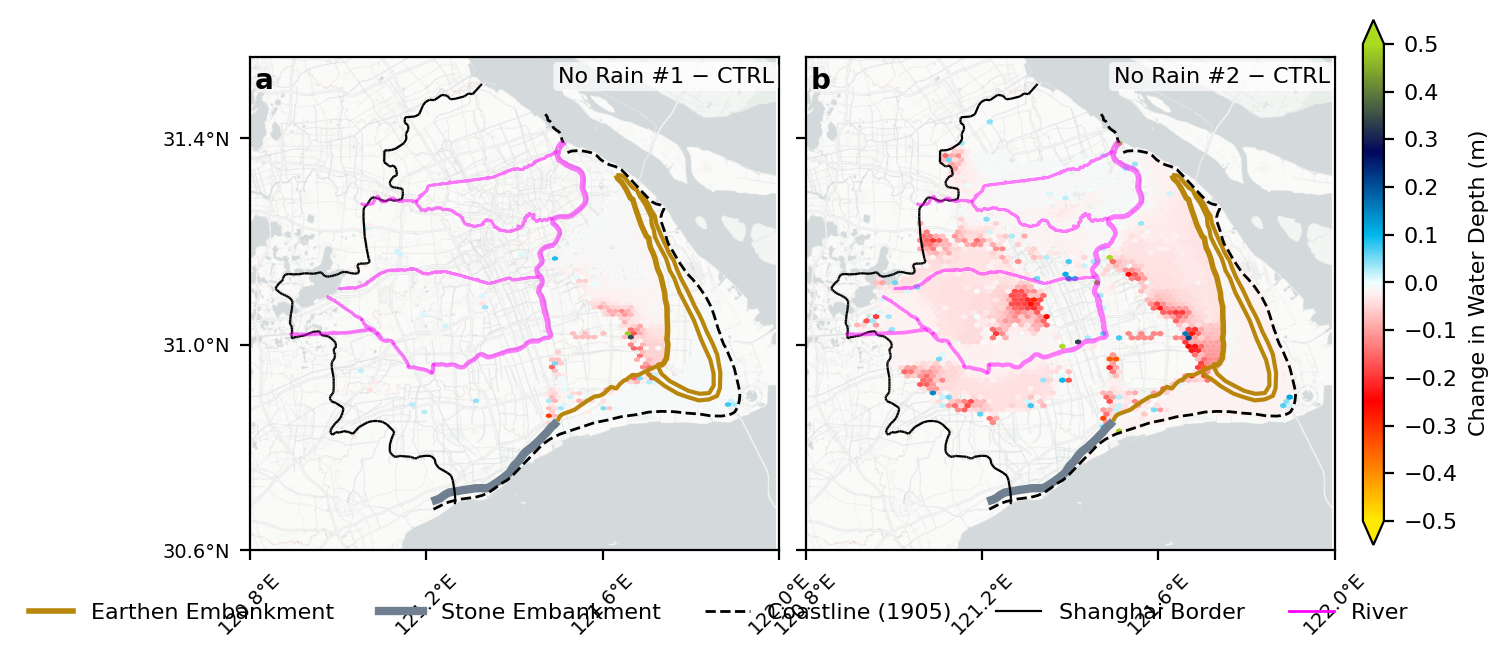

Python code for this plot:
"""
1 row × 2 columns difference figure using new postproc simulations.
  a: proc3 (No Rain #1) − proc1 (CTRL)
  b: proc2 (No Rain #2) − proc1 (CTRL)
Timestep: t357 (Sep 02 20:00, After Typhoon Impact)
"""

import geopandas as gpd
import matplotlib.pyplot as plt
import contextily as ctx
import pandas as pd
from shapely.geometry import MultiPolygon, LineString
import matplotlib.gridspec as gridspec
import matplotlib.colors as mcolors
import numpy as np
import matplotlib as mpl
from scipy.stats import binned_statistic_2d
from pyproj import Transformer
from matplotlib.lines import Line2D

mpl.rcParams.update({'font.size': 8})

# ── Paths ──────────────────────────────────────────────────────────────────
BASE      = "/Users/shwang/sandbox/shanghai"
SHAPE_DIR = f"{BASE}/map/1910map/shape"
GADM_PATH = "/Users/shwang/sandbox/data/borders/gadm36.shp"
RIVER_DIR = f"{BASE}/市管河道/"
RIVER_MASK = f"{BASE}/river_mask.xyz"
T = 357

CTRL_PATH    = f"{BASE}/postproc/new_postproc1/infil_7_890_rain/text/t{T}.xyz"
NORAIN1_PATH = f"{BASE}/postproc/new_postproc3/infil_7_890_rain/text/t{T}.xyz"  # proc3
NORAIN2_PATH = f"{BASE}/postproc/new_postproc2/infil_7_890_rain/text/t{T}.xyz"  # proc2

# ── Static layers ──────────────────────────────────────────────────────────
print("Loading static layers…")
圩塘     = gpd.read_file(f"{SHAPE_DIR}/圩塘.shp")
海岸线   = gpd.read_file(f"{SHAPE_DIR}/海岸线.shp")
钦公塘   = gpd.read_file(f"{SHAPE_DIR}/钦公塘.shp")
雍正石塘 = gpd.read_file(f"{SHAPE_DIR}/雍正石塘.shp")
市管河道 = gpd.read_file(f"{RIVER_DIR}/市管河道.shp").set_crs(epsg=4326, inplace=False)

gadm         = gpd.read_file(GADM_PATH)
sh_parts     = gadm[(gadm["NAME_0"] == "China") & (gadm["NAME_2"] == "Shanghai")]
sh_dissolved = sh_parts.dissolve()
geom         = sh_dissolved.geometry.iloc[0]
if isinstance(geom, MultiPolygon):
    main_poly     = max(geom.geoms, key=lambda p: p.area)
    shanghai_main = gpd.GeoDataFrame(geometry=[main_poly], crs=sh_dissolved.crs)
else:
    shanghai_main = sh_dissolved

other_regions        = gadm[(gadm["NAME_0"] == "China") & (gadm["NAME_2"] != "Shanghai")]
china_other          = other_regions.dissolve()
shanghai_boundary    = gpd.GeoDataFrame(geometry=shanghai_main.boundary, crs=shanghai_main.crs)
china_other_boundary = gpd.GeoDataFrame(geometry=china_other.boundary, crs=china_other.crs)
inland_border        = gpd.overlay(shanghai_boundary, china_other_boundary, how="intersection")

river_mask_df = pd.read_csv(RIVER_MASK, sep=r"\s+", header=None, names=["lon", "lat", "depth"])
river_coords  = set(zip(river_mask_df["lon"], river_mask_df["lat"]))

for layer in [圩塘, 海岸线, 钦公塘, 雍正石塘, 市管河道, shanghai_main, inland_border]:
    layer.to_crs(epsg=3857, inplace=True)

# ── Coastline filter ───────────────────────────────────────────────────────
coastline_line = 海岸线.geometry.union_all()
if coastline_line.geom_type == "MultiLineString":
    coastline_line = LineString(
        np.concatenate([np.array(g.coords) for g in coastline_line.geoms])
    )
coast_coords = np.array(coastline_line.coords)
coast_coords = coast_coords[np.argsort(coast_coords[:, 1])]
unique_lat, idx = np.unique(coast_coords[:, 1], return_index=True)
interp_func = dict(zip(unique_lat, coast_coords[idx, 0]))

def clean_outsiders(gdf):
    pts = gdf.copy()
    pts["coast_x"] = np.interp(
        pts.geometry.y,
        np.array(list(interp_func.keys())),
        np.array(list(interp_func.values()))
    )
    return pts[pts.geometry.x <= pts["coast_x"]].copy()

def load_xyz(path):
    df  = pd.read_csv(path, sep=r"\s+", header=None, names=["lon", "lat", "depth"])
    df  = df[~df[["lon", "lat"]].apply(tuple, axis=1).isin(river_coords)]
    gdf = gpd.GeoDataFrame(df, geometry=gpd.points_from_xy(df.lon, df.lat), crs="EPSG:4326")
    gdf = gdf.to_crs(epsg=3857)
    return clean_outsiders(gdf)

print("Loading simulation data…")
ctrl_gdf    = load_xyz(CTRL_PATH)
norain1_gdf = load_xyz(NORAIN1_PATH)
norain2_gdf = load_xyz(NORAIN2_PATH)

# ── Colormap ───────────────────────────────────────────────────────────────
def shuai_colormap2():
    C1 = np.array([170, 219,  30]) / 255
    C2 = np.array([  2,   7,  93]) / 255
    C3 = np.array([  0, 183, 235]) / 255
    C6 = np.array([255,   0,   0]) / 255
    C7 = np.array([255, 233,   0]) / 255
    C8 = np.array([255, 240, 240]) / 255
    C9 = np.array([240, 255, 255]) / 255
    tmp1 = np.array([[np.linspace(C1[k], C2[k], 10)[i] for k in range(3)] for i in range(9)])
    tmp2 = np.array([[np.linspace(C2[k], C3[k],  8)[i] for k in range(3)] for i in range(7)])
    tmp4 = np.array([[np.linspace(C3[k], C9[k],  5)[i] for k in range(3)] for i in range(5)])
    tmp5 = np.array([[np.linspace(C8[k], C6[k], 10)[i] for k in range(3)] for i in range(9)])
    tmp6 = np.array([[np.linspace(C6[k], C7[k], 11)[i] for k in range(3)] for i in range(11)])
    cmap = mcolors.LinearSegmentedColormap.from_list(
        "shuai2", np.concatenate([tmp1, tmp2, tmp4, tmp5, tmp6])
    )
    return cmap.reversed()

cmap   = shuai_colormap2()
norm   = mcolors.Normalize(vmin=-0.5, vmax=0.5)
bounds = np.arange(-0.5, 0.5 + 0.1, 0.1)

# ── Map extent & ticks ─────────────────────────────────────────────────────
bounds4326          = shanghai_main.to_crs(epsg=4326).total_bounds
transformer_to_3857 = Transformer.from_crs("EPSG:4326", "EPSG:3857", always_xy=True)
minx, miny = transformer_to_3857.transform(bounds4326[0] - .05, bounds4326[1] - .05)
maxx, maxy = transformer_to_3857.transform(bounds4326[2] + .05, bounds4326[3] + .05)

x_deg_ticks  = np.arange(np.floor(bounds4326[0] * 5) / 5, np.ceil(bounds4326[2] * 5) / 5 + 0.01, 0.4)
y_deg_ticks  = np.arange(np.floor(bounds4326[1] * 5) / 5, np.ceil(bounds4326[3] * 5) / 5 + 0.01, 0.4)
x_ticks_merc = [transformer_to_3857.transform(x, bounds4326[1])[0] for x in x_deg_ticks]
y_ticks_merc = [transformer_to_3857.transform(bounds4326[0], y)[1] for y in y_deg_ticks]
x_labels     = [f"{abs(round(x, 2))}°E" for x in x_deg_ticks]
y_labels     = [f"{abs(round(y, 2))}°N" for y in y_deg_ticks]

RIVERS_TO_SHOW    = ["黄浦江", "苏州河", "蕴藻浜", "淀浦河", "太浦河",
                      "拦路港", "斜塘", "横潦泾", "西泖河", "泖河", "竖潦泾"]
shanghai_main_3857 = shanghai_main.to_crs(epsg=3857)

# ── Figure ─────────────────────────────────────────────────────────────────
fig = plt.figure(figsize=(7, 3.5))
gs  = gridspec.GridSpec(1, 2)
gs.update(wspace=0.05)
ax1 = fig.add_subplot(gs[0, 0])
ax2 = fig.add_subplot(gs[0, 1])

ctrl_within = gpd.sjoin(ctrl_gdf, shanghai_main_3857, how="inner", predicate="within")

for ax, scen_gdf, title, label in [
    (ax1, norain1_gdf, "No Rain #1 − CTRL", "a"),
    (ax2, norain2_gdf, "No Rain #2 − CTRL", "b"),
]:
    print(f"  Plotting {title}…")
    圩塘.plot(ax=ax, color="darkgoldenrod", edgecolor="none")
    钦公塘.plot(ax=ax, color="darkgoldenrod", edgecolor="none", lw=2)
    雍正石塘.plot(ax=ax, edgecolor="slategray", linewidth=3)
    海岸线.plot(ax=ax, edgecolor="black", linewidth=1, linestyle="dashed")
    inland_border.plot(ax=ax, edgecolor="black", linewidth=0.8)
    市管河道[市管河道["MC"].isin(RIVERS_TO_SHOW)].plot(
        ax=ax, edgecolor="magenta", linewidth=1, facecolor="none", zorder=20, alpha=0.5
    )
    ctx.add_basemap(ax, source=ctx.providers.CartoDB.PositronNoLabels, attribution=False)

    scen_within = gpd.sjoin(scen_gdf, shanghai_main_3857, how="inner", predicate="within")

    x_all   = np.concatenate([scen_within.geometry.x.values, ctrl_within.geometry.x.values])
    y_all   = np.concatenate([scen_within.geometry.y.values, ctrl_within.geometry.y.values])
    x_range = [x_all.min(), x_all.max()]
    y_range = [y_all.min(), y_all.max()]

    gridsize = 70
    stat_s, xedges, yedges, _ = binned_statistic_2d(
        scen_within.geometry.x, scen_within.geometry.y, scen_within["depth"],
        statistic="mean", bins=int(gridsize * 1.5), range=[x_range, y_range]
    )
    stat_c, _, _, _ = binned_statistic_2d(
        ctrl_within.geometry.x, ctrl_within.geometry.y, ctrl_within["depth"],
        statistic="mean", bins=[xedges, yedges]
    )
    diff = np.nan_to_num(stat_s, nan=0) - np.nan_to_num(stat_c, nan=0)

    x_centers = (xedges[:-1] + xedges[1:]) / 2
    y_centers = (yedges[:-1] + yedges[1:]) / 2
    Xc, Yc   = np.meshgrid(x_centers, y_centers)
    x_flat, y_flat, z_flat = Xc.ravel(), Yc.ravel(), diff.T.ravel()
    mask = abs(z_flat) > 0.01

    hb = ax.hexbin(
        x_flat[mask], y_flat[mask], C=z_flat[mask],
        gridsize=gridsize, cmap=cmap, norm=norm,
        reduce_C_function=np.mean, edgecolors="none"
    )
    hb.set_rasterized(True)

    ax.set_xlim(minx, maxx)
    ax.set_ylim(miny, maxy)
    ax.set_xticks(x_ticks_merc)
    ax.set_yticks(y_ticks_merc)
    ax.set_xticklabels(x_labels, fontsize=7)
    ax.tick_params(axis="x", rotation=45)
    ax.set_yticklabels(y_labels if ax is ax1 else [], fontsize=7)

    ax.text(0.01, 0.98, label, transform=ax.transAxes,
            fontsize=10, fontweight="bold", va="top", ha="left")
    ax.text(0.99, 0.98, title, transform=ax.transAxes,
            fontsize=8, ha="right", va="top",
            bbox=dict(boxstyle="round,pad=0.2", fc="white", alpha=0.7, ec="none"))

# ── Colorbar ──────────────────────────────────────────────────────────────
cbar_ax = fig.add_axes([0.92, 0.15, 0.015, 0.75])
sm = plt.cm.ScalarMappable(cmap=cmap, norm=norm)
sm.set_array([])
cbar = fig.colorbar(sm, cax=cbar_ax, ticks=bounds, extend="both")
cbar.set_label("Change in Water Depth (m)", fontsize=8)

# ── Legend ────────────────────────────────────────────────────────────────
legend_elements = [
    Line2D([0], [0], color="darkgoldenrod", linewidth=2, label="Earthen Embankment"),
    Line2D([0], [0], color="slategray",     linewidth=3, label="Stone Embankment"),
    Line2D([0], [0], color="black", linestyle="dashed", linewidth=1, label="Coastline (1905)"),
    Line2D([0], [0], color="black",   linewidth=0.8, label="Shanghai Border"),
    Line2D([0], [0], color="magenta", linewidth=1,   label="River"),
]
fig.legend(handles=legend_elements, loc="lower center",
           bbox_to_anchor=(0.46, 0.01), ncol=5, fontsize=8, frameon=False)

out = f"{BASE}/Fig_Diff_new.png"
fig.savefig(out, format="png", dpi=200, bbox_inches="tight")
print(f"Saved: {out}")
plt.close(fig)
